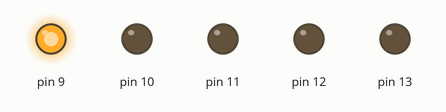
The sketch below on a simulated Arduino Uno, built with avr-gcc and run on an emulated ATmega328P. Parts: output pins drawn as LEDs (lit = HIGH).

Above: at 0.05 s.
At 0.54 s:
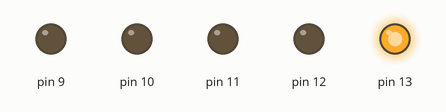
At 0.78 s:
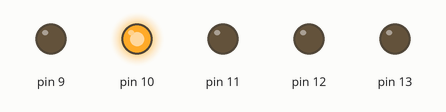
At 1.51 s:
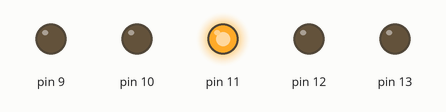
At 2.85 s:
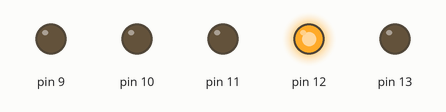
Timing chart, 0 to 3.1 s (numbered marks = the images above):
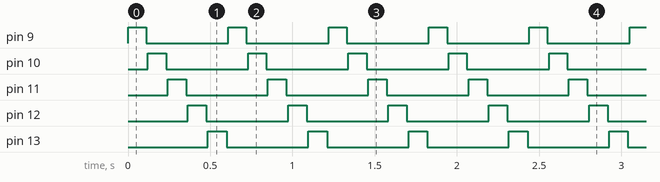

Measured:
- by itself, pin 9–13: alternates HIGH for 0.11 s and LOW for 0.50 s

The sketch:

chain_light_blink.ino
```cpp
//Led PATTERN
//nitesh kumar

void setup() {

  pinMode(9, OUTPUT);
  pinMode(10, OUTPUT);
  pinMode(11, OUTPUT);
  pinMode(12, OUTPUT);
  pinMode(13, OUTPUT);

}

// the loop function runs over and over again forever
void loop() {

 digitalWrite(9, HIGH);   // turn the LED on (HIGH is the voltage level)
  delay(110);              // wait for a second
  digitalWrite(9, LOW);    // turn the LED off by making the voltage LOW
  delay(10);              // wait for a second

  digitalWrite(10, HIGH);   // turn the LED on (HIGH is the voltage level)
  delay(111);              // wait for a second
  digitalWrite(10, LOW);    // turn the LED off by making the voltage LOW
  delay(10);              // wait for a second

  digitalWrite(11, HIGH);   // turn the LED on (HIGH is the voltage level)
  delay(112);              // wait for a second
  digitalWrite(11, LOW);    // turn the LED off by making the voltage LOW
  delay(10);              // wait for a second

  digitalWrite(12, HIGH);   // turn the LED on (HIGH is the voltage level)
  delay(113);              // wait for a second
  digitalWrite(12, LOW);    // turn the LED off by making the voltage LOW
  delay(10);               //wait for a second

  digitalWrite(13, HIGH);   // turn the LED on (HIGH is the voltage level)
  delay(114);              // wait for a second
  digitalWrite(13, LOW);    // turn the LED off by making the voltage LOW
  delay(10);              // wait for a second
}
```
